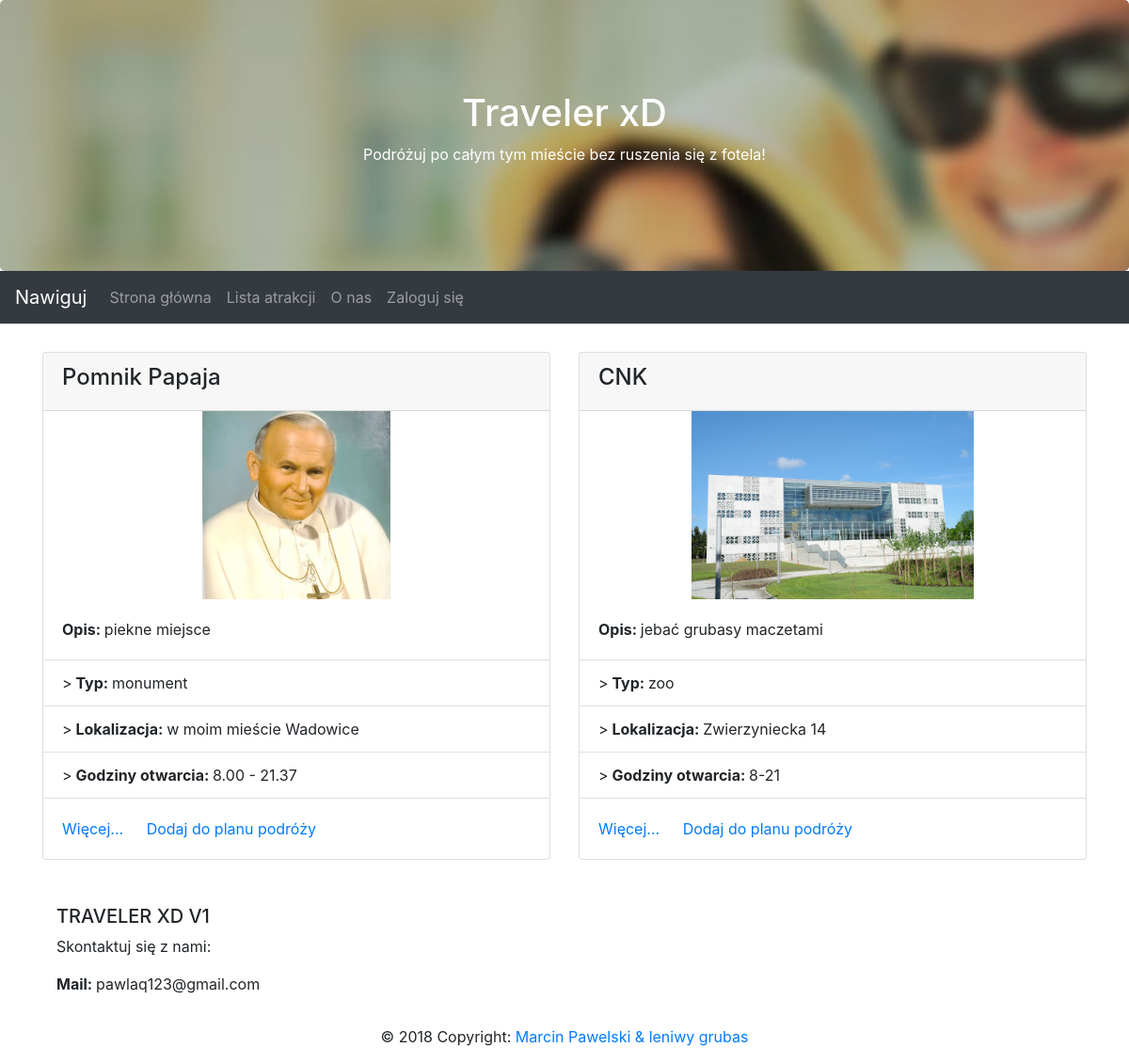
The app's page /guidebase/list, older data.
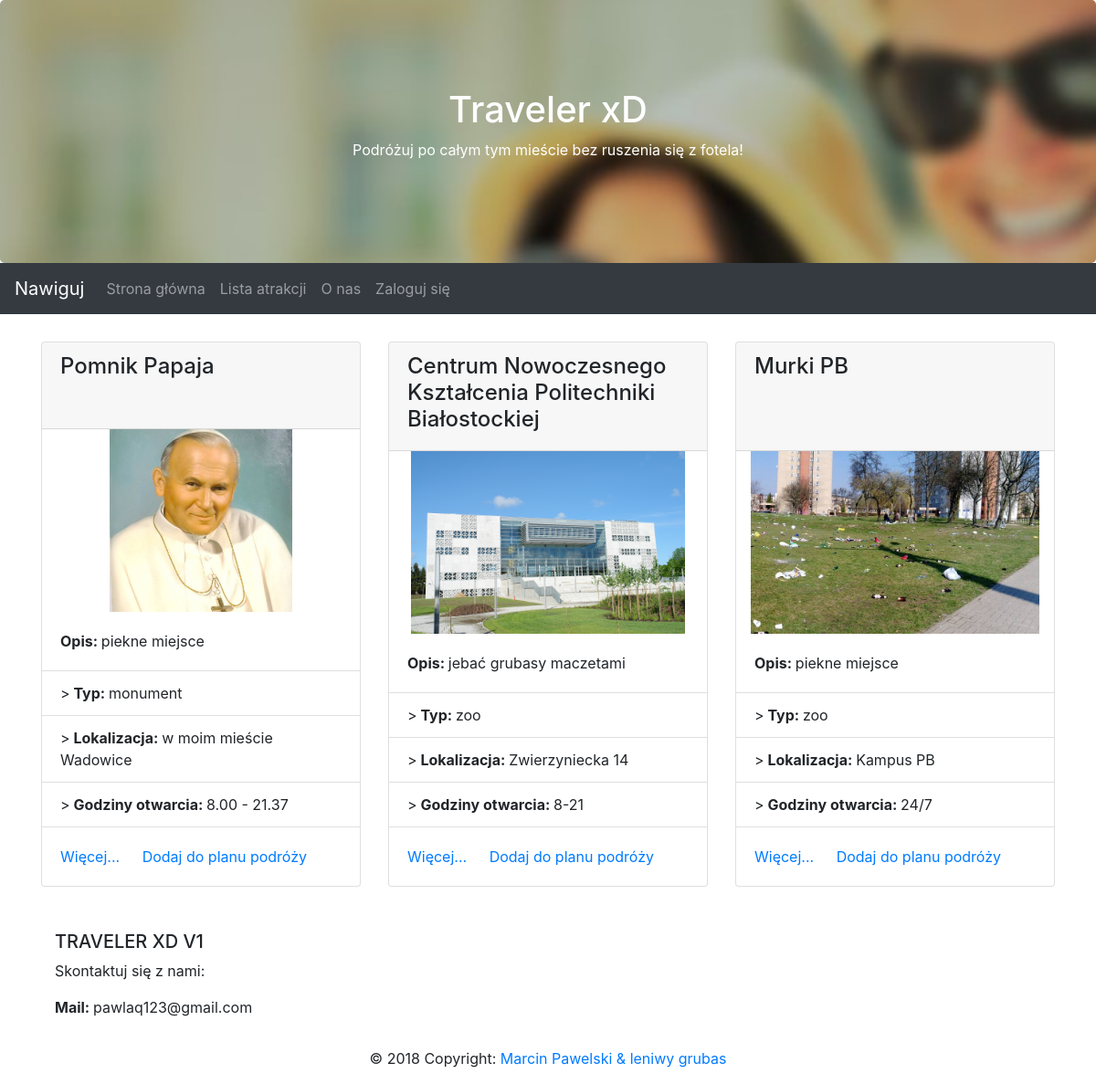
The same page, newer data.
### guidebase/models.py (models this page shows)
class Place(models.Model):
    name = models.CharField(max_length=100)
    type = models.ForeignKey('TypeOfPlace', on_delete=models.CASCADE)
    location = models.CharField(max_length=100)
    gps_x = models.DecimalField(max_digits=10, decimal_places=7, default=0.00)
    gps_y = models.DecimalField(max_digits=10, decimal_places=7, default=0.00)
    open_hours = models.CharField(max_length=100)
    avg_visit_time = models.DurationField()
    prices = models.CharField(max_length=100)
    age_rules = models.CharField(max_length=20)
    about = models.CharField(max_length=1000, default='nothing here')
    pub_date = models.DateTimeField(auto_now_add=True)
    img = models.ImageField(upload_to="uploads/")
    def __str__(self):
        return self.name

class TypeOfPlace(models.Model):
    name = models.CharField(max_length=50)
    def __str__(self):
        return self.name

### guidebase/views.py (the view)
# urls.py: path('list', views.ListView.as_view(), name='list'),
class ListView(generic.ListView):
    template_name = 'guidebase/attractionlist.html'
    context_object_name = 'places'
    def get_queryset(self):
        return Place.objects.all()

### guidebase/templates/guidebase/attractionlist.html
{% extends 'base.html' %}
{% load staticfiles %}
{% block pageContent %}
<div class="container" style="margin-top:30px">
  <div class="row">
    {% for place in places %}
    <div class="col">
      <div class="card h-100">
          <div class="card-header h-100">
            <h4 >{{ place }}</h4>
          </div>
        <div style="height:200px">
          <img class="card-img-top photoDetail" src="{{place.img.url}}" alt="Card image cap">
        </div>
        <div class="card-body">
          <p class="card-text"><b> Opis: </b> {{place.about }}</p>
        </div>
        <ul class="list-group list-group-flush">
          <li class="list-group-item">><b> Typ: </b> {{place.type }}</li>
          <li class="list-group-item">><b> Lokalizacja: </b> {{place.location }}</li>
          <li class="list-group-item">><b> Godziny otwarcia: </b> {{place.open_hours }}</li>
        </ul>
        <div class="card-body">
          <a href="list/{{place.id}}" class="card-link">Więcej...</a>
          <a href="#" class="card-link">Dodaj do planu podróży</a>
        </div>
    </div>
    </div>
  {% endfor %}
</div>
{% endblock %}

### guidebase/templates/base.html (shortened to what this page needs)
{% load staticfiles %}
<html lang="en">
<head>
  <meta name="viewport" content="width=device-width, initial-scale=1"> {% block stylesheets %}
  <link rel="stylesheet" href="https://maxcdn.bootstrapcdn.com/bootstrap/4.1.0/css/bootstrap.min.css">
   <link rel="stylesheet" href="{% static 'css/mystyle.css' %}"> {% endblock %}
</head>
<body>
<div class="jumbotron text-center parralax" style="margin-bottom:0; background-image: url('{% static 'images/headbcg.jpg' %}'); background-position: center; background-size: cover; background-attachment: fixed; padding: 6rem 2rem">
  <h1 style="color: white">Traveler xD</h1>
  <p style="color: white">Podróżuj po całym tym mieście bez ruszenia się z fotela!</p>
</div>
<nav class="navbar navbar-expand-sm bg-dark navbar-dark">
  <a class="navbar-brand" href="#">Nawiguj</a>
  <div class="collapse navbar-collapse" id="collapsibleNavbar">
    <ul class="navbar-nav">
      <li class="nav-item">
        <a class="nav-link" href="{{PROJ_ROOT}}/guidebase">Strona główna</a>
      </li>
      <li class="nav-item">
        <a class="nav-link" href="{{PROJ_ROOT}}/guidebase/list">Lista atrakcji</a>
      </li>
      <li class="nav-item">
        <a class="nav-link" href="#">O nas</a>
      </li>
        <li class="nav-item" >
        <a class="nav-link" style="float: right;" href="#">Zaloguj się</a>
      </li>
    </ul>
  </div>
</nav>
{% block pageContent %}
{% endblock %}
<footer class="page-footer font-small blue pt-4 mt-4">
    <div class="container-fluid text-center text-md-left">
        <div class="row">
            <div class="col-md-6">
                <h5 class="text-uppercase">Traveler xD v1</h5>
                <p>Skontaktuj się z nami: </p>
                <p><b>Mail: </b> pawlaq123@gmail.com</p>
            </div>
        </div>
    </div>
    <div class="footer-copyright py-3 text-center">
        © 2018 Copyright:
        <a href="https://www.youtube.com/watch?v=dQw4w9WgXcQ"> Marcin Pawelski & leniwy grubas </a>
    </div>
</footer>
</body>
</html>

### guidebase/static/css/mystyle.css (style rules this page uses)
.photoDetail { display: block; width: auto; height: 100%; margin-left: auto; margin-right: auto; padding-left: 10px; padding-right: 10px; }

Row changes from the older to the newer data that the page shows:
changed Place "jebać grubasy maczetami": name "CNK" → "Centrum Nowoczesnego Kształcenia Politechniki Białostockiej"
added Place: name "Murki PB", img (picture), about "piekne miejsce", type "zoo", location "Kampus PB", open_hours "24/7"
